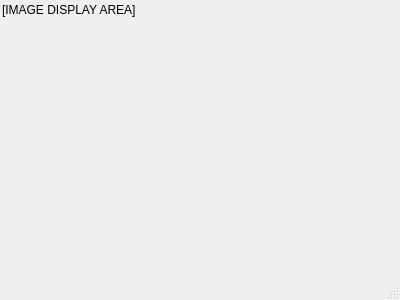
<?xml version="1.0" encoding="UTF-8"?>
<ui version="4.0">
 <class>Dialog</class>
 <widget class="QDialog" name="Dialog">
  <property name="geometry">
   <rect>
    <x>0</x>
    <y>0</y>
    <width>400</width>
    <height>300</height>
   </rect>
  </property>
  <property name="windowTitle">
   <string>图像显示 / ImageZhuo</string>
  </property>
  <property name="sizeGripEnabled">
   <bool>true</bool>
  </property>
  <widget class="ImageDisplayWidget" name="lbl_display">
   <property name="geometry">
    <rect>
     <x>2</x>
     <y>2</y>
     <width>160</width>
     <height>15</height>
    </rect>
   </property>
   <property name="text">
    <string>[IMAGE DISPLAY AREA]</string>
   </property>
  </widget>
 </widget>
 <customwidgets>
  <customwidget>
   <class>ImageDisplayWidget</class>
   <extends>QLabel</extends>
   <header location="global">ImageDisplayWidget</header>
  </customwidget>
 </customwidgets>
 <resources/>
 <connections/>
</ui>
